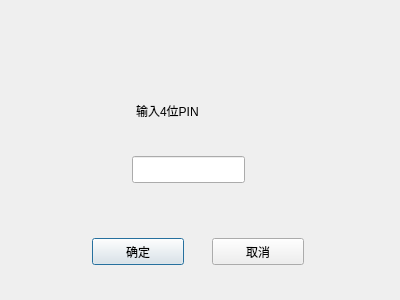
<?xml version="1.0" encoding="UTF-8"?>
<ui version="4.0">
 <class>dlgpin</class>
 <widget class="QDialog" name="dlgpin">
  <property name="geometry">
   <rect>
    <x>0</x>
    <y>0</y>
    <width>400</width>
    <height>300</height>
   </rect>
  </property>
  <property name="windowTitle">
   <string>eID验证</string>
  </property>
  <widget class="QPushButton" name="OkBtn">
   <property name="geometry">
    <rect>
     <x>92</x>
     <y>238</y>
     <width>92</width>
     <height>27</height>
    </rect>
   </property>
   <property name="text">
    <string>确定</string>
   </property>
  </widget>
  <widget class="QPushButton" name="CancleBtn">
   <property name="geometry">
    <rect>
     <x>212</x>
     <y>238</y>
     <width>92</width>
     <height>27</height>
    </rect>
   </property>
   <property name="text">
    <string>取消</string>
   </property>
  </widget>
  <widget class="QLineEdit" name="pinE">
   <property name="geometry">
    <rect>
     <x>132</x>
     <y>156</y>
     <width>113</width>
     <height>27</height>
    </rect>
   </property>
  </widget>
  <widget class="QLabel" name="label">
   <property name="geometry">
    <rect>
     <x>136</x>
     <y>102</y>
     <width>101</width>
     <height>17</height>
    </rect>
   </property>
   <property name="text">
    <string>输入4位PIN</string>
   </property>
  </widget>
 </widget>
 <resources/>
 <connections/>
</ui>
